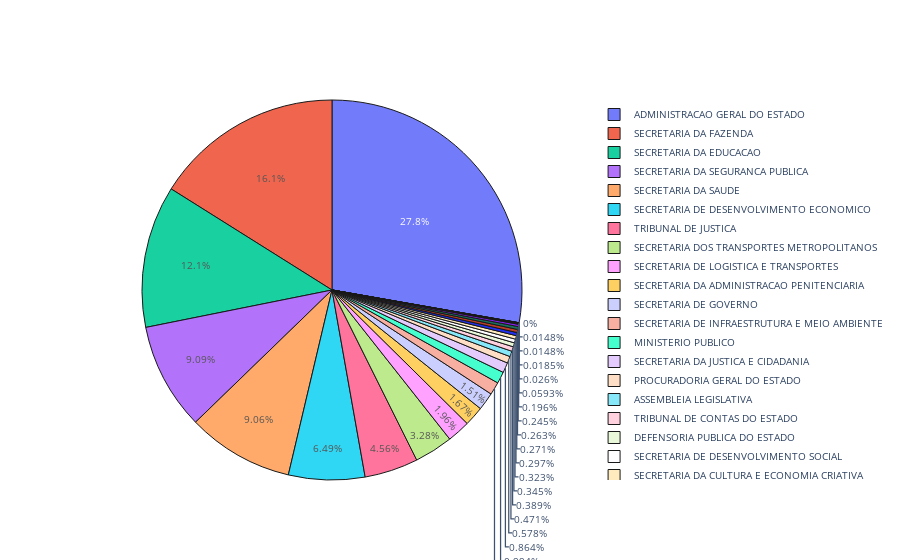

Notebook code for this chart:
### Markdown cell above
### GERAL

### Code cell
dd = df_ano.groupby(by='orgao', as_index=False).sum()
dd['valor'] = round(dd['valor']/10**9,2)
pie_plot(dd)

### Figure 1 — Plotly figure (JSON) as saved in the notebook; plotly's stock layout.template omitted (floating-point values rounded to 4 significant figures)
{"data": [{"hoverinfo": "label+percent+value", "labels": ["ADMINISTRACAO GERAL DO ESTADO", "ASSEMBLEIA LEGISLATIVA", "CASA CIVIL", "DEFENSORIA PUBLICA DO ESTADO", "MINISTERIO PUBLICO", "PROCURADORIA GERAL DO ESTADO", "RESERVA DE CONTINGENCIA", "SECR. ESPECIAL DE REL. INTERNACIONAIS", "SECR.EST.DIREITOS PESSOA COM DEFICIENCIA", "SECRETARIA DA ADMINISTRACAO PENITENCIARIA", "SECRETARIA DA CULTURA E ECONOMIA CRIATIVA", "SECRETARIA DA EDUCACAO", "SECRETARIA DA FAZENDA", "SECRETARIA DA HABITACAO", "SECRETARIA DA JUSTICA E CIDADANIA", "SECRETARIA DA SAUDE", "SECRETARIA DA SEGURANCA PUBLICA", "SECRETARIA DE AGRICULTURA E ABASTECIMENTO", "SECRETARIA DE DESENVOLVIMENTO ECONOMICO", "SECRETARIA DE DESENVOLVIMENTO REGIONAL", "SECRETARIA DE DESENVOLVIMENTO SOCIAL", "SECRETARIA DE ESPORTES", "SECRETARIA DE GOVERNO", "SECRETARIA DE INFRAESTRUTURA E MEIO AMBIENTE", "SECRETARIA DE LOGISTICA E TRANSPORTES", "SECRETARIA DE TURISMO", "SECRETARIA DOS TRANSPORTES METROPOLITANOS", "TRIBUNAL DE CONTAS DO ESTADO", "TRIBUNAL DE JUSTICA", "TRIBUNAL DE JUSTICA MILITAR"], "marker": {"line": {"color": "#000000", "width": 1}}, "opacity": 0.9, "textinfo": "percent", "textposition": "auto", "type": "pie", "values": [74.88, 1.27, 0.04, 0.93, 2.68, 1.56, 0.05, 0, 0.04, 4.51, 0.8, 32.6, 43.35, 0.73, 2.33, 24.44, 24.52, 0.71, 17.5, 0.66, 0.87, 0.16, 4.08, 2.93, 5.29, 0.53, 8.85, 1.05, 12.31, 0.07]}], "layout": {"autosize": true, "font": {"size": 10}}}
